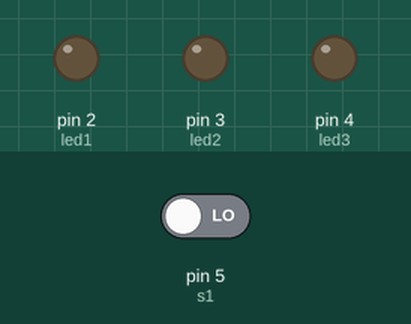
Simulated run of this sketch. Board: Arduino Uno, built with avr-gcc and run on an emulated ATmega328P. Shown: output pins drawn as LEDs (lit = HIGH). Dashed ring = blinking. Inputs (shaded band) come from the test bench; at power-on: pin 5 (s1) LOW.

Above: at 2.2 s.
2.3 s: pin 5 (s1) driven HIGH
At 2.91 s:
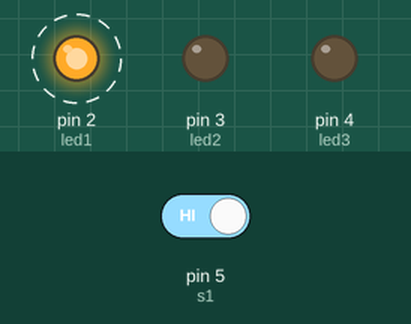
At 3.31 s:
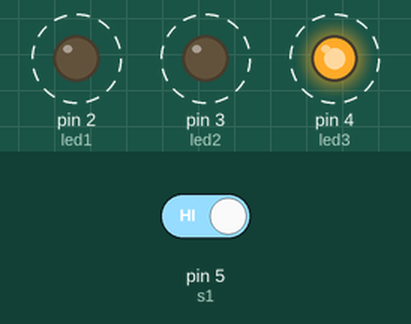
5.7 s: pin 5 (s1) driven LOW
At 6.43 s:
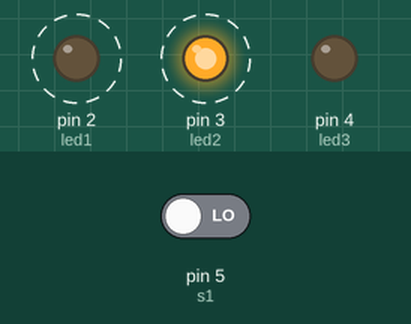
Timing chart, 0 to 15.1 s (numbered marks = the images above; inputs shaded):
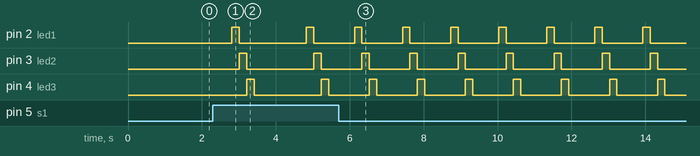

Measured:
- after the input at 2.3 s, pin 2 (led1): alternates HIGH for 0.20 s and LOW for 1.8 s, starting after 0.51 s; pin 3 (led2): alternates HIGH for 0.20 s and LOW for 1.8 s, starting after 0.71 s; pin 4 (led3): alternates HIGH for 0.20 s and LOW for 1.8 s, starting after 0.91 s
- after the input at 5.7 s, pin 2 (led1): alternates HIGH for 0.20 s and LOW for 1.1 s, starting after 0.43 s; pin 3 (led2): alternates HIGH for 0.20 s and LOW for 1.1 s, starting after 0.63 s; pin 4 (led3): alternates HIGH for 0.20 s and LOW for 1.1 s, starting after 0.83 s

The sketch:

pulsador_retencion.ino
```cpp
#define led1 2
#define led2 3
#define led3 4
#define s1 5

int s1_lectura=0;
int estado_s1=0;


void setup() {
  pinMode(led1, OUTPUT);
  pinMode(led2, OUTPUT);
  pinMode(led3, OUTPUT);
  pinMode(s1, INPUT);

}

void loop() {
  s1_lectura = digitalRead(s1);

  if (s1_lectura == HIGH)  {
    estado_s1= 1 - estado_s1;
    delay(10);
  }


  if(estado_s1==HIGH){

    digitalWrite(led1, HIGH);
    delay(200);
    digitalWrite(led1, LOW);
    digitalWrite(led2, HIGH);
    delay(200);
    digitalWrite(led2, LOW);
    digitalWrite(led3, HIGH);
    delay(200);
    digitalWrite(led3, LOW);
    delay(700);

  } else {
    digitalWrite(led3, LOW);
    digitalWrite(led2, LOW);
    digitalWrite(led1, LOW);
    delay(700);

  }


}
```
